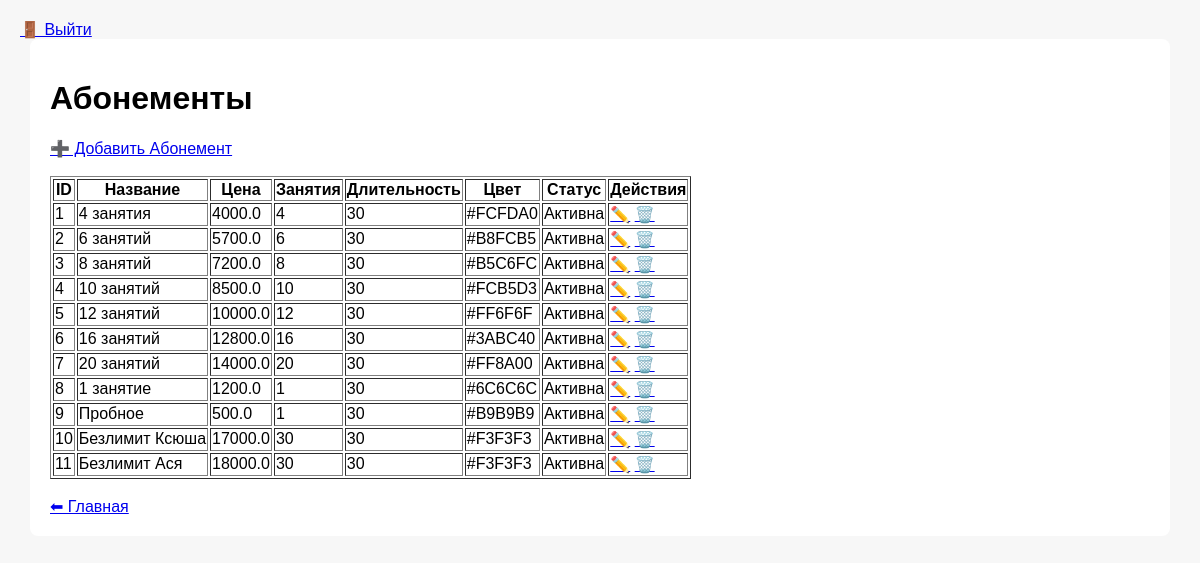
Screenshot of /cards (signed in) with the database file from the repository.
### tables this page shows
CREATE TABLE cards
                   (
                       id INTEGER PRIMARY KEY AUTOINCREMENT,
                       name TEXT NOT NULL,
                       price REAL NOT NULL,
                       lessons_count INTEGER NOT NULL,
                       duration TEXT NOT NULL,
                       color TEXT,
                       status TEXT NOT NULL,
                       creation_date TEXT
                   );

### app.py (the view)
    def wrapper(*args, **kwargs):
        if "user" not in session:
            return redirect(url_for("login"))
        return fn(*args, **kwargs)

### app.py (called while the page is built)
def login_required(fn):
    def wrapper(*args, **kwargs):
        if "user" not in session:
            return redirect(url_for("login"))
        return fn(*args, **kwargs)
    wrapper.__name__ = fn.__name__
    return wrapper

@app.route("/cards")
@login_required
def cards():
    cards = db.get_all_cards()
    return render_template("cards.html", cards=cards)

### database.py (called while the page is built)
def get_connection():
    conn = sqlite3.connect(DB_NAME)
    conn.row_factory = sqlite3.Row
    return conn

def get_all_cards():
    conn = get_connection()
    cards = conn.execute("SELECT * FROM cards").fetchall()
    conn.close()
    return cards

### templates/cards.html (shortened to what this page needs)
{% extends "base.html" %}
{% block content %}
<h1>Абонементы</h1>
<a href="{{ url_for('add_card') }}">➕ Добавить Абонемент</a><br><br>
<table border="1">
    <tr>
        <th>ID</th>
        <th>Название</th>
        <th>Цена</th>
        <th>Занятия</th>
        <th>Длительность</th>
        <th>Цвет</th>
        <th>Статус</th>
        <th>Действия</th>
    </tr>
    {% for card in cards %}
    <tr>
        <td>{{ card.id }}</td>
        <td>{{ card.name }}</td>
        <td>{{ card.price }}</td>
        <td>{{ card.lessons_count }}</td>
        <td>{{ card.duration }}</td>
        <td>{{ card.color }}</td>
        <td>{{ card.status }}</td>
        <td>
            <a href="{{ url_for('edit_card', card_id=card.id) }}">✏️</a>
            <a href="{{ url_for('delete_card', card_id=card.id) }}">🗑️</a>
        </td>
    </tr>
    {% endfor %}
</table>
<br>
<a href="{{ url_for('index') }}">⬅ Главная</a>
{% endblock %}

### templates/base.html (style rules this page uses)
body { font-family: Arial, sans-serif; margin: 20px; background: #f7f7f7; }

### rows the page displays
cards: id "1", name "4 занятия", price "4000.0", lessons_count "4", duration "30", color "#FCFDA0", status "Активна"
cards: id "2", name "6 занятий", price "5700.0", lessons_count "6", duration "30", color "#B8FCB5", status "Активна"
cards: id "3", name "8 занятий", price "7200.0", lessons_count "8", duration "30", color "#B5C6FC", status "Активна"
cards: id "4", name "10 занятий", price "8500.0", lessons_count "10", duration "30", color "#FCB5D3", status "Активна"
cards: id "5", name "12 занятий", price "10000.0", lessons_count "12", duration "30", color "#FF6F6F", status "Активна"
cards: id "6", name "16 занятий", price "12800.0", lessons_count "16", duration "30", color "#3ABC40", status "Активна"
cards: id "7", name "20 занятий", price "14000.0", lessons_count "20", duration "30", color "#FF8A00", status "Активна"
cards: id "8", name "1 занятие", price "1200.0", lessons_count "1", duration "30", color "#6C6C6C", status "Активна"
cards: id "9", name "Пробное", price "500.0", lessons_count "1", duration "30", color "#B9B9B9", status "Активна"
cards: id "10", name "Безлимит Ксюша", price "17000.0", lessons_count "30", duration "30", color "#F3F3F3", status "Активна"
cards: id "11", name "Безлимит Ася", price "18000.0", lessons_count "30", duration "30", color "#F3F3F3", status "Активна"
